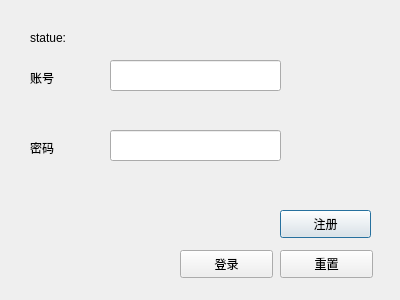
<?xml version="1.0" encoding="UTF-8"?>
<ui version="4.0">
 <class>Dialog</class>
 <widget class="QDialog" name="Dialog">
  <property name="geometry">
   <rect>
    <x>0</x>
    <y>0</y>
    <width>400</width>
    <height>300</height>
   </rect>
  </property>
  <property name="windowTitle">
   <string>Dialog</string>
  </property>
  <widget class="QPushButton" name="pushButton">
   <property name="geometry">
    <rect>
     <x>280</x>
     <y>210</y>
     <width>91</width>
     <height>28</height>
    </rect>
   </property>
   <property name="text">
    <string>注册</string>
   </property>
  </widget>
  <widget class="QPushButton" name="pushButton_2">
   <property name="geometry">
    <rect>
     <x>180</x>
     <y>250</y>
     <width>93</width>
     <height>28</height>
    </rect>
   </property>
   <property name="text">
    <string>登录</string>
   </property>
  </widget>
  <widget class="QPushButton" name="pushButton_3">
   <property name="geometry">
    <rect>
     <x>280</x>
     <y>250</y>
     <width>93</width>
     <height>28</height>
    </rect>
   </property>
   <property name="text">
    <string>重置</string>
   </property>
  </widget>
  <widget class="QLabel" name="label">
   <property name="geometry">
    <rect>
     <x>120</x>
     <y>30</y>
     <width>171</width>
     <height>16</height>
    </rect>
   </property>
   <property name="text">
    <string/>
   </property>
  </widget>
  <widget class="QLabel" name="label_2">
   <property name="geometry">
    <rect>
     <x>30</x>
     <y>70</y>
     <width>41</width>
     <height>16</height>
    </rect>
   </property>
   <property name="text">
    <string>账号</string>
   </property>
  </widget>
  <widget class="QLabel" name="label_3">
   <property name="geometry">
    <rect>
     <x>30</x>
     <y>140</y>
     <width>41</width>
     <height>16</height>
    </rect>
   </property>
   <property name="text">
    <string>密码</string>
   </property>
  </widget>
  <widget class="QLineEdit" name="lineEdit">
   <property name="geometry">
    <rect>
     <x>110</x>
     <y>60</y>
     <width>171</width>
     <height>31</height>
    </rect>
   </property>
  </widget>
  <widget class="QLineEdit" name="lineEdit_2">
   <property name="geometry">
    <rect>
     <x>110</x>
     <y>130</y>
     <width>171</width>
     <height>31</height>
    </rect>
   </property>
  </widget>
  <widget class="QLabel" name="label_4">
   <property name="geometry">
    <rect>
     <x>30</x>
     <y>30</y>
     <width>72</width>
     <height>15</height>
    </rect>
   </property>
   <property name="text">
    <string>statue:</string>
   </property>
  </widget>
 </widget>
 <resources/>
 <connections/>
</ui>
